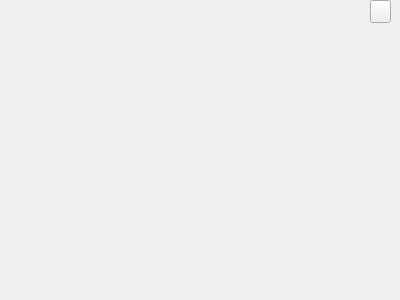
<?xml version="1.0" encoding="UTF-8"?>
<ui version="4.0">
 <class>UISeeLiveWnd</class>
 <widget class="QWidget" name="UISeeLiveWnd">
  <property name="geometry">
   <rect>
    <x>0</x>
    <y>0</y>
    <width>400</width>
    <height>300</height>
   </rect>
  </property>
  <property name="windowTitle">
   <string>UISeeLiveWnd</string>
  </property>
  <widget class="QPushButton" name="close_pushButton">
   <property name="geometry">
    <rect>
     <x>370</x>
     <y>0</y>
     <width>21</width>
     <height>23</height>
    </rect>
   </property>
   <property name="styleSheet">
    <string notr="true">border-image: url(:/LoginWindow/images/login_close.png);</string>
   </property>
   <property name="text">
    <string/>
   </property>
  </widget>
 </widget>
 <layoutdefault spacing="6" margin="11"/>
 <resources>
  <include location="loginwindow.qrc"/>
 </resources>
 <connections/>
</ui>
